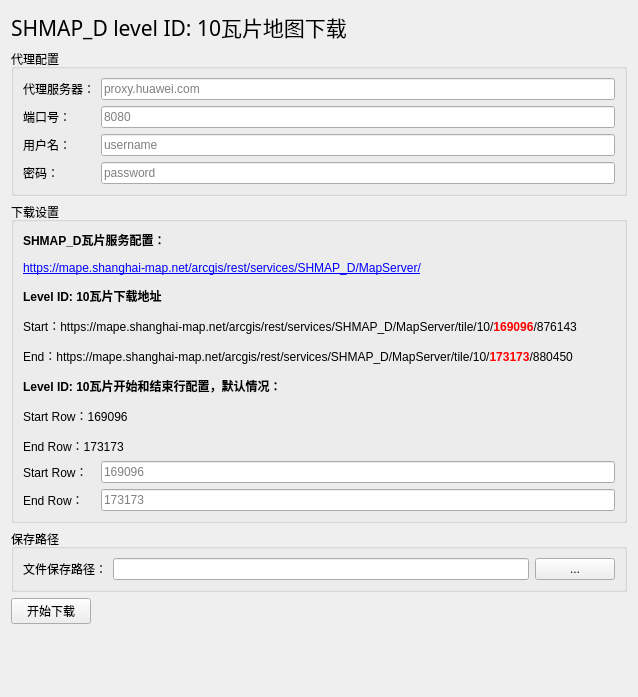
<?xml version="1.0" encoding="UTF-8"?>
<ui version="4.0">
 <class>Widget</class>
 <widget class="QWidget" name="Widget">
  <property name="geometry">
   <rect>
    <x>0</x>
    <y>0</y>
    <width>638</width>
    <height>591</height>
   </rect>
  </property>
  <property name="windowTitle">
   <string>Widget</string>
  </property>
  <layout class="QVBoxLayout" name="verticalLayout">
   <item>
    <widget class="QLabel" name="label">
     <property name="font">
      <font>
       <family>Microsoft YaHei</family>
       <pointsize>16</pointsize>
      </font>
     </property>
     <property name="text">
      <string>SHMAP_D level ID: 10瓦片地图下载</string>
     </property>
    </widget>
   </item>
   <item>
    <widget class="QGroupBox" name="groupBox">
     <property name="title">
      <string>代理配置</string>
     </property>
     <layout class="QVBoxLayout" name="verticalLayout_3">
      <item>
       <layout class="QHBoxLayout" name="horizontalLayout_3">
        <item>
         <widget class="QLabel" name="label_2">
          <property name="text">
           <string>代理服务器：</string>
          </property>
         </widget>
        </item>
        <item>
         <widget class="QLineEdit" name="edtUrl">
          <property name="placeholderText">
           <string>proxy.huawei.com</string>
          </property>
         </widget>
        </item>
       </layout>
      </item>
      <item>
       <layout class="QHBoxLayout" name="horizontalLayout_7">
        <item>
         <widget class="QLabel" name="label_5">
          <property name="minimumSize">
           <size>
            <width>72</width>
            <height>0</height>
           </size>
          </property>
          <property name="text">
           <string>端口号：</string>
          </property>
         </widget>
        </item>
        <item>
         <widget class="QLineEdit" name="edtPort">
          <property name="placeholderText">
           <string>8080</string>
          </property>
         </widget>
        </item>
       </layout>
      </item>
      <item>
       <layout class="QHBoxLayout" name="horizontalLayout">
        <item>
         <widget class="QLabel" name="label_3">
          <property name="minimumSize">
           <size>
            <width>72</width>
            <height>0</height>
           </size>
          </property>
          <property name="text">
           <string>用户名：</string>
          </property>
         </widget>
        </item>
        <item>
         <widget class="QLineEdit" name="edtName">
          <property name="placeholderText">
           <string>username</string>
          </property>
         </widget>
        </item>
       </layout>
      </item>
      <item>
       <layout class="QHBoxLayout" name="horizontalLayout_2">
        <item>
         <widget class="QLabel" name="label_4">
          <property name="minimumSize">
           <size>
            <width>72</width>
            <height>0</height>
           </size>
          </property>
          <property name="text">
           <string>密码：</string>
          </property>
         </widget>
        </item>
        <item>
         <widget class="QLineEdit" name="edtPassword">
          <property name="echoMode">
           <enum>QLineEdit::Password</enum>
          </property>
          <property name="placeholderText">
           <string>password</string>
          </property>
         </widget>
        </item>
       </layout>
      </item>
     </layout>
    </widget>
   </item>
   <item>
    <widget class="QGroupBox" name="groupBox_2">
     <property name="title">
      <string>下载设置</string>
     </property>
     <layout class="QVBoxLayout" name="verticalLayout_4">
      <item>
       <widget class="QLabel" name="label_7">
        <property name="text">
         <string>&lt;html&gt;&lt;head/&gt;&lt;body&gt;&lt;p&gt;&lt;span style=&quot; font-weight:600;&quot;&gt;SHMAP_D瓦片服务配置：&lt;/span&gt;&lt;/p&gt;&lt;p&gt;&lt;a href=&quot;https://mape.shanghai-map.net/arcgis/rest/services/SHMAP_D/MapServer/&quot;&gt;&lt;span style=&quot; text-decoration: underline; color:#0000ff;&quot;&gt;https://mape.shanghai-map.net/arcgis/rest/services/SHMAP_D/MapServer/&lt;/span&gt;&lt;/a&gt;&lt;/p&gt;&lt;p&gt;&lt;span style=&quot; font-weight:600;&quot;&gt;Level ID: 10瓦片下载地址&lt;/span&gt;&lt;/p&gt;&lt;p&gt;Start：https://mape.shanghai-map.net/arcgis/rest/services/SHMAP_D/MapServer/tile/10/&lt;span style=&quot; font-weight:600; color:#ff0000;&quot;&gt;169096&lt;/span&gt;/876143&lt;/p&gt;&lt;p&gt;End：https://mape.shanghai-map.net/arcgis/rest/services/SHMAP_D/MapServer/tile/10/&lt;span style=&quot; font-weight:600; color:#ff0000;&quot;&gt;173173&lt;/span&gt;/880450&lt;/p&gt;&lt;p&gt;&lt;span style=&quot; font-weight:600;&quot;&gt;Level ID: 10瓦片开始和结束行配置，默认情况：&lt;/span&gt;&lt;/p&gt;&lt;p&gt;Start Row：169096&lt;/p&gt;&lt;p&gt;End Row：173173&lt;/p&gt;&lt;/body&gt;&lt;/html&gt;</string>
        </property>
        <property name="wordWrap">
         <bool>true</bool>
        </property>
       </widget>
      </item>
      <item>
       <layout class="QHBoxLayout" name="horizontalLayout_4">
        <item>
         <widget class="QLabel" name="startRow">
          <property name="minimumSize">
           <size>
            <width>72</width>
            <height>0</height>
           </size>
          </property>
          <property name="text">
           <string>Start Row：</string>
          </property>
         </widget>
        </item>
        <item>
         <widget class="QLineEdit" name="edtStart">
          <property name="placeholderText">
           <string>169096</string>
          </property>
         </widget>
        </item>
       </layout>
      </item>
      <item>
       <layout class="QHBoxLayout" name="horizontalLayout_5">
        <item>
         <widget class="QLabel" name="label_6">
          <property name="minimumSize">
           <size>
            <width>72</width>
            <height>0</height>
           </size>
          </property>
          <property name="text">
           <string>End Row：</string>
          </property>
         </widget>
        </item>
        <item>
         <widget class="QLineEdit" name="edtEnd">
          <property name="placeholderText">
           <string>173173</string>
          </property>
         </widget>
        </item>
       </layout>
      </item>
     </layout>
    </widget>
   </item>
   <item>
    <widget class="QGroupBox" name="groupBox_3">
     <property name="title">
      <string>保存路径</string>
     </property>
     <layout class="QVBoxLayout" name="verticalLayout_2">
      <item>
       <layout class="QHBoxLayout" name="horizontalLayout_8">
        <item>
         <widget class="QLabel" name="startRow_2">
          <property name="minimumSize">
           <size>
            <width>72</width>
            <height>0</height>
           </size>
          </property>
          <property name="text">
           <string>文件保存路径：</string>
          </property>
         </widget>
        </item>
        <item>
         <widget class="QLineEdit" name="edtSavePath">
          <property name="readOnly">
           <bool>true</bool>
          </property>
          <property name="placeholderText">
           <string/>
          </property>
         </widget>
        </item>
        <item>
         <widget class="QPushButton" name="btnSelectPath">
          <property name="text">
           <string>...</string>
          </property>
         </widget>
        </item>
       </layout>
      </item>
     </layout>
    </widget>
   </item>
   <item>
    <layout class="QHBoxLayout" name="horizontalLayout_6">
     <item>
      <widget class="QPushButton" name="btnDownload">
       <property name="text">
        <string>开始下载</string>
       </property>
      </widget>
     </item>
     <item>
      <spacer name="horizontalSpacer">
       <property name="orientation">
        <enum>Qt::Horizontal</enum>
       </property>
       <property name="sizeHint" stdset="0">
        <size>
         <width>40</width>
         <height>20</height>
        </size>
       </property>
      </spacer>
     </item>
    </layout>
   </item>
   <item>
    <widget class="QLabel" name="lblDownloadStatus">
     <property name="enabled">
      <bool>false</bool>
     </property>
     <property name="minimumSize">
      <size>
       <width>0</width>
       <height>56</height>
      </size>
     </property>
     <property name="styleSheet">
      <string notr="true">color: rgb(0, 0, 255);</string>
     </property>
     <property name="text">
      <string/>
     </property>
     <property name="wordWrap">
      <bool>true</bool>
     </property>
    </widget>
   </item>
   <item>
    <spacer name="verticalSpacer">
     <property name="orientation">
      <enum>Qt::Vertical</enum>
     </property>
     <property name="sizeHint" stdset="0">
      <size>
       <width>20</width>
       <height>40</height>
      </size>
     </property>
    </spacer>
   </item>
  </layout>
 </widget>
 <resources/>
 <connections/>
</ui>
